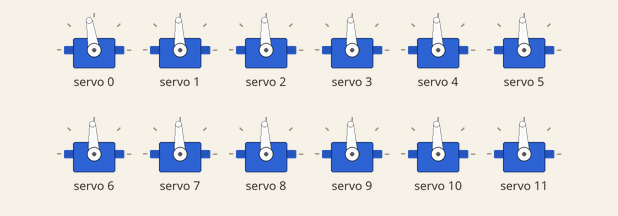
Recording of a sketch running on a simulated Arduino Uno, built with avr-gcc and run on an emulated ATmega328P. Shown: 12 × servo. What the sketch prints to the serial monitor is not drawn.

Above: at 0.05 s.
At 0.2 s:
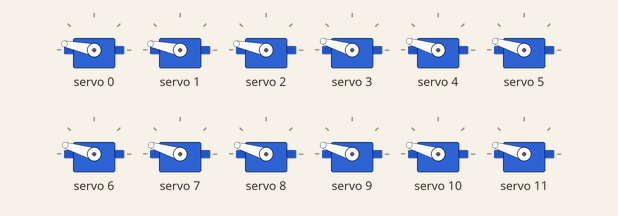
At 0.4 s:
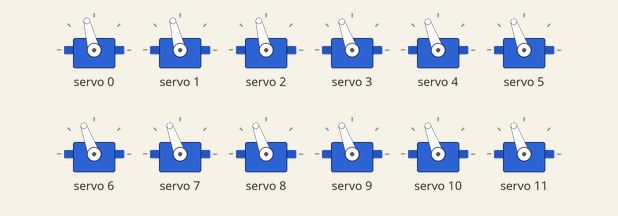
At 0.6 s:
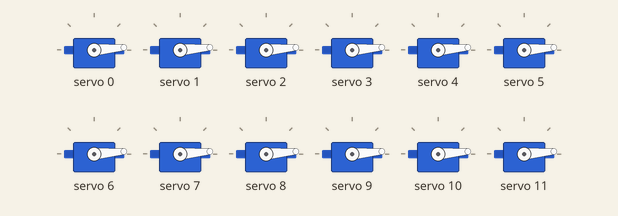
At 0.8 s:
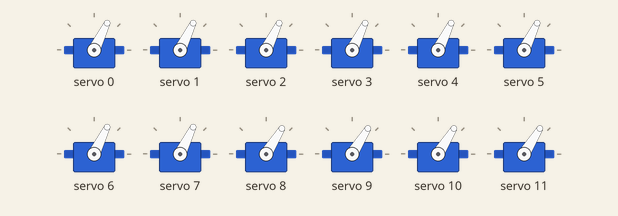
Timing chart, 0 to 3.0 s (numbered marks = the images above):
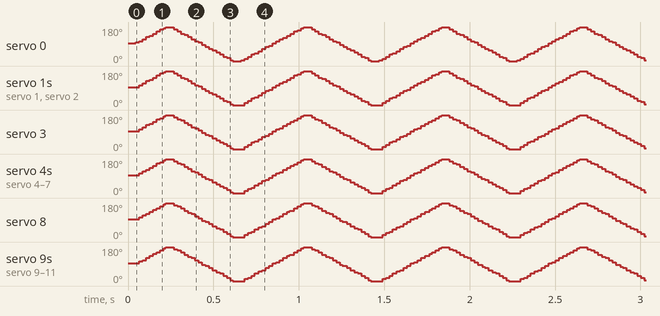

The sketch:

ServoTesterAllMove.ino
```cpp
/***************************************************
Servo Tester, code modified by Treggon Owens from
Default adafruit code.

Making them all move at once
 ****************************************************/
//#include <ros.h>
#include <Wire.h>
#include <Adafruit_PWMServoDriver.h>

// called this way, it uses the default address 0x40
Adafruit_PWMServoDriver pwm = Adafruit_PWMServoDriver();

// Depending on your servo make, the pulse width min and max may vary, you
// want these to be as small/large as possible without hitting the hard stop
// for max range. You'll have to tweak them as necessary to match the servos you
// have!
#define USMIN  450 // This is the rounded 'minimum' microsecond length based on the minimum pulse of 150
#define USMAX  2450 // This is the rounded 'maximum' microsecond length based on the maximum pulse of 600
#define SERVO_FREQ 60 // Analog servos run at ~50 Hz updates
#define SERVO_MIDPOINT 1500

#define DELTA_FREQ 60
#define SERVO_TO_MOVE 1

// our servo # counter
uint8_t servonum = 0;
uint16_t microsec = SERVO_MIDPOINT;
uint16_t del = 1/DELTA_FREQ + 1;
int direction = 1;
void setup() {
  Serial.begin(9600);
  Serial.println("8 channel Servo test!");

  pwm.begin();
  /*
   * In theory the internal oscillator (clock) is 25MHz but it really isn't
   * that precise. You can 'calibrate' this by tweaking this number until
   * you get the PWM update frequency you're expecting!
   * The int.osc. for the PCA9685 chip is a range between about 23-27MHz and
   * is used for calculating things like writeMicroseconds()
   * Analog servos run at ~50 Hz updates, It is importaint to use an
   * oscilloscope in setting the int.osc frequency for the I2C PCA9685 chip.
   * 1) Attach the oscilloscope to one of the PWM signal pins and ground on
   *    the I2C PCA9685 chip you are setting the value for.
   * 2) Adjust setOscillatorFrequency() until the PWM update frequency is the
   *    expected value (50Hz for most ESCs)
   * Setting the value here is specific to each individual I2C PCA9685 chip and
   * affects the calculations for the PWM update frequency.
   * Failure to correctly set the int.osc value will cause unexpected PWM results
   */
  pwm.setOscillatorFrequency(27000000);

  pwm.setPWMFreq(SERVO_FREQ);  // Analog servos run at ~50 Hz updates

  for(int servonumber = 0; servonumber<16; servonumber++)
  {
    pwm.writeMicroseconds(servonumber, SERVO_MIDPOINT);
  }
  setallservomidpoint();
  //nh.initNode();
  delay(10);
}

void setallservomidpoint()
{
  microsec = SERVO_MIDPOINT;
  for(int servonumber = 0; servonumber<16; servonumber++)
  {
    pwm.writeMicroseconds(servonumber, microsec);
  }

}

void setalltomicrosec(uint16_t usec)
{
  pwm.writeMicroseconds(0, usec);
  pwm.writeMicroseconds(1, usec);
  pwm.writeMicroseconds(2, usec);
  pwm.writeMicroseconds(3, usec);
  pwm.writeMicroseconds(4, usec);
  pwm.writeMicroseconds(5, usec);
  pwm.writeMicroseconds(6, usec);
  pwm.writeMicroseconds(7, usec);
  pwm.writeMicroseconds(8, usec);
  pwm.writeMicroseconds(9, usec);
  pwm.writeMicroseconds(10, usec);
  pwm.writeMicroseconds(11, usec);
  pwm.writeMicroseconds(12, usec);
  pwm.writeMicroseconds(13, usec);
  pwm.writeMicroseconds(14, usec);
  pwm.writeMicroseconds(15, usec);
}

void domicroseclogic()
{
  if(microsec > USMAX)
  {
    direction = -1;
    //setallservomidpoint();
  }
  else if( microsec < USMIN)
  {
    direction = 1;
  }

  if(direction>0)
  {
    microsec = microsec + ( DELTA_FREQ);
  }
  else
  {
    microsec = microsec - ( DELTA_FREQ);
  }

}

void loop() {

  setalltomicrosec(microsec);
  domicroseclogic();
  Serial.println(microsec);
  delay(del);

}
```
